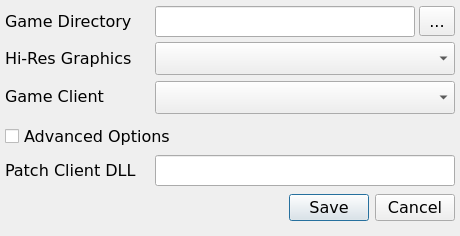
<?xml version="1.0" encoding="UTF-8"?>
<ui version="4.0">
 <class>dlgSettings</class>
 <widget class="QDialog" name="dlgSettings">
  <property name="windowModality">
   <enum>Qt::ApplicationModal</enum>
  </property>
  <property name="geometry">
   <rect>
    <x>0</x>
    <y>0</y>
    <width>460</width>
    <height>236</height>
   </rect>
  </property>
  <property name="font">
   <font>
    <family>Verdana</family>
    <pointsize>12</pointsize>
   </font>
  </property>
  <property name="windowTitle">
   <string>Game Settings</string>
  </property>
  <property name="modal">
   <bool>true</bool>
  </property>
  <widget class="QDialogButtonBox" name="btnBoxOptions">
   <property name="geometry">
    <rect>
     <x>5</x>
     <y>192</y>
     <width>450</width>
     <height>32</height>
    </rect>
   </property>
   <property name="orientation">
    <enum>Qt::Horizontal</enum>
   </property>
   <property name="standardButtons">
    <set>QDialogButtonBox::Cancel|QDialogButtonBox::Save</set>
   </property>
  </widget>
  <widget class="QLineEdit" name="txtGameDir">
   <property name="geometry">
    <rect>
     <x>155</x>
     <y>6</y>
     <width>260</width>
     <height>31</height>
    </rect>
   </property>
  </widget>
  <widget class="QToolButton" name="btnGameDir">
   <property name="geometry">
    <rect>
     <x>419</x>
     <y>6</y>
     <width>36</width>
     <height>30</height>
    </rect>
   </property>
   <property name="text">
    <string>...</string>
   </property>
  </widget>
  <widget class="QLabel" name="lblGameDir">
   <property name="geometry">
    <rect>
     <x>5</x>
     <y>10</y>
     <width>150</width>
     <height>23</height>
    </rect>
   </property>
   <property name="text">
    <string>Game Directory</string>
   </property>
  </widget>
  <widget class="QLabel" name="lblGraphics">
   <property name="geometry">
    <rect>
     <x>5</x>
     <y>47</y>
     <width>150</width>
     <height>23</height>
    </rect>
   </property>
   <property name="text">
    <string>Hi-Res Graphics</string>
   </property>
  </widget>
  <widget class="QComboBox" name="cboGraphics">
   <property name="geometry">
    <rect>
     <x>155</x>
     <y>42</y>
     <width>300</width>
     <height>33</height>
    </rect>
   </property>
  </widget>
  <widget class="QCheckBox" name="chkAdvanced">
   <property name="geometry">
    <rect>
     <x>5</x>
     <y>122</y>
     <width>280</width>
     <height>28</height>
    </rect>
   </property>
   <property name="text">
    <string>Advanced Options</string>
   </property>
   <property name="checked">
    <bool>false</bool>
   </property>
  </widget>
  <widget class="QLineEdit" name="txtPatchClient">
   <property name="geometry">
    <rect>
     <x>155</x>
     <y>155</y>
     <width>300</width>
     <height>31</height>
    </rect>
   </property>
  </widget>
  <widget class="QLabel" name="lblPatchClient">
   <property name="geometry">
    <rect>
     <x>5</x>
     <y>159</y>
     <width>150</width>
     <height>23</height>
    </rect>
   </property>
   <property name="text">
    <string>Patch Client DLL</string>
   </property>
  </widget>
  <widget class="QLabel" name="lblGameClient">
   <property name="geometry">
    <rect>
     <x>5</x>
     <y>85</y>
     <width>150</width>
     <height>23</height>
    </rect>
   </property>
   <property name="text">
    <string>Game Client</string>
   </property>
  </widget>
  <widget class="QComboBox" name="cboGameClient">
   <property name="geometry">
    <rect>
     <x>155</x>
     <y>81</y>
     <width>300</width>
     <height>33</height>
    </rect>
   </property>
  </widget>
 </widget>
 <resources/>
 <connections>
  <connection>
   <sender>btnBoxOptions</sender>
   <signal>accepted()</signal>
   <receiver>dlgSettings</receiver>
   <slot>accept()</slot>
   <hints>
    <hint type="sourcelabel">
     <x>248</x>
     <y>254</y>
    </hint>
    <hint type="destinationlabel">
     <x>157</x>
     <y>274</y>
    </hint>
   </hints>
  </connection>
  <connection>
   <sender>btnBoxOptions</sender>
   <signal>rejected()</signal>
   <receiver>dlgSettings</receiver>
   <slot>reject()</slot>
   <hints>
    <hint type="sourcelabel">
     <x>316</x>
     <y>260</y>
    </hint>
    <hint type="destinationlabel">
     <x>286</x>
     <y>274</y>
    </hint>
   </hints>
  </connection>
 </connections>
</ui>
